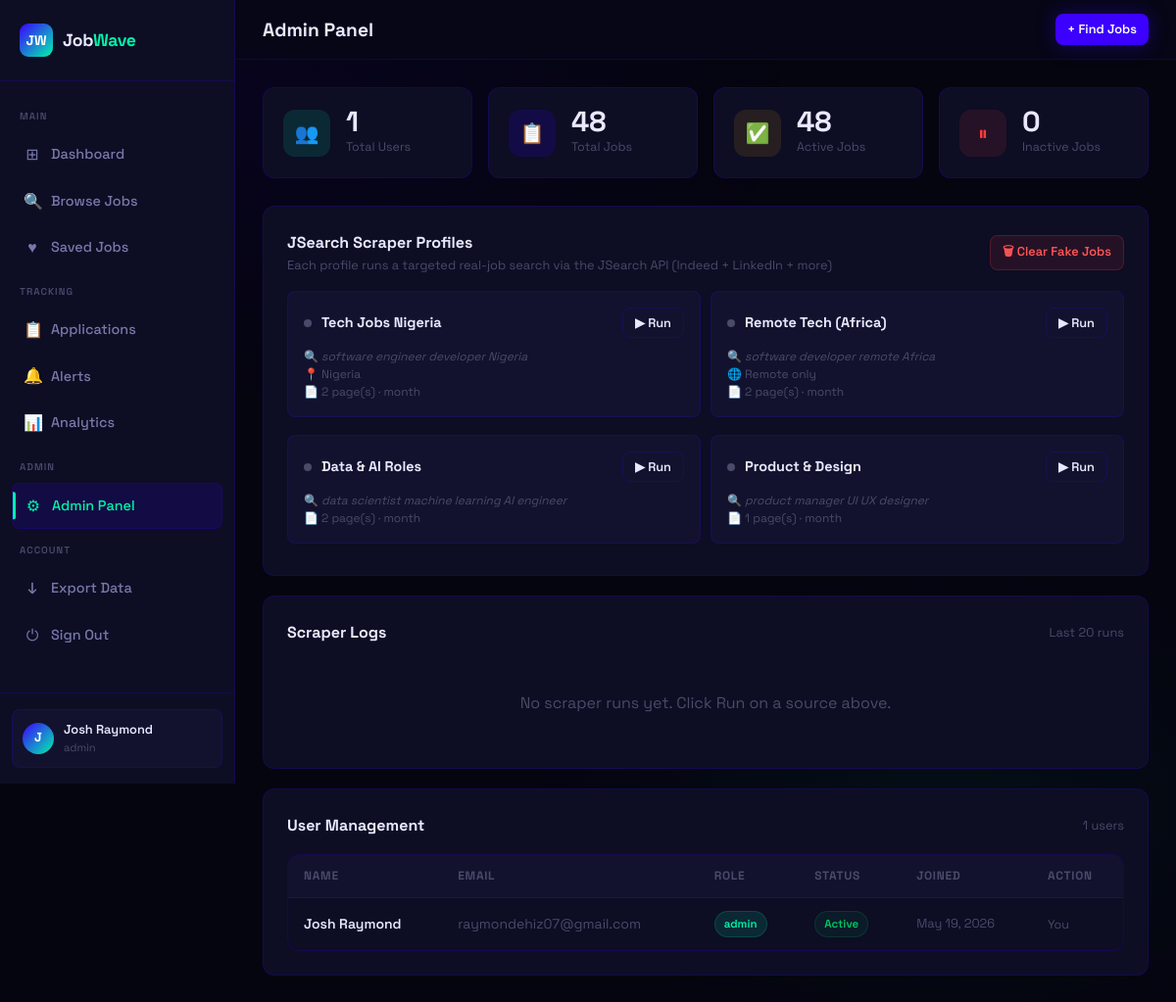
Page /admin (signed in) on the earlier database version.
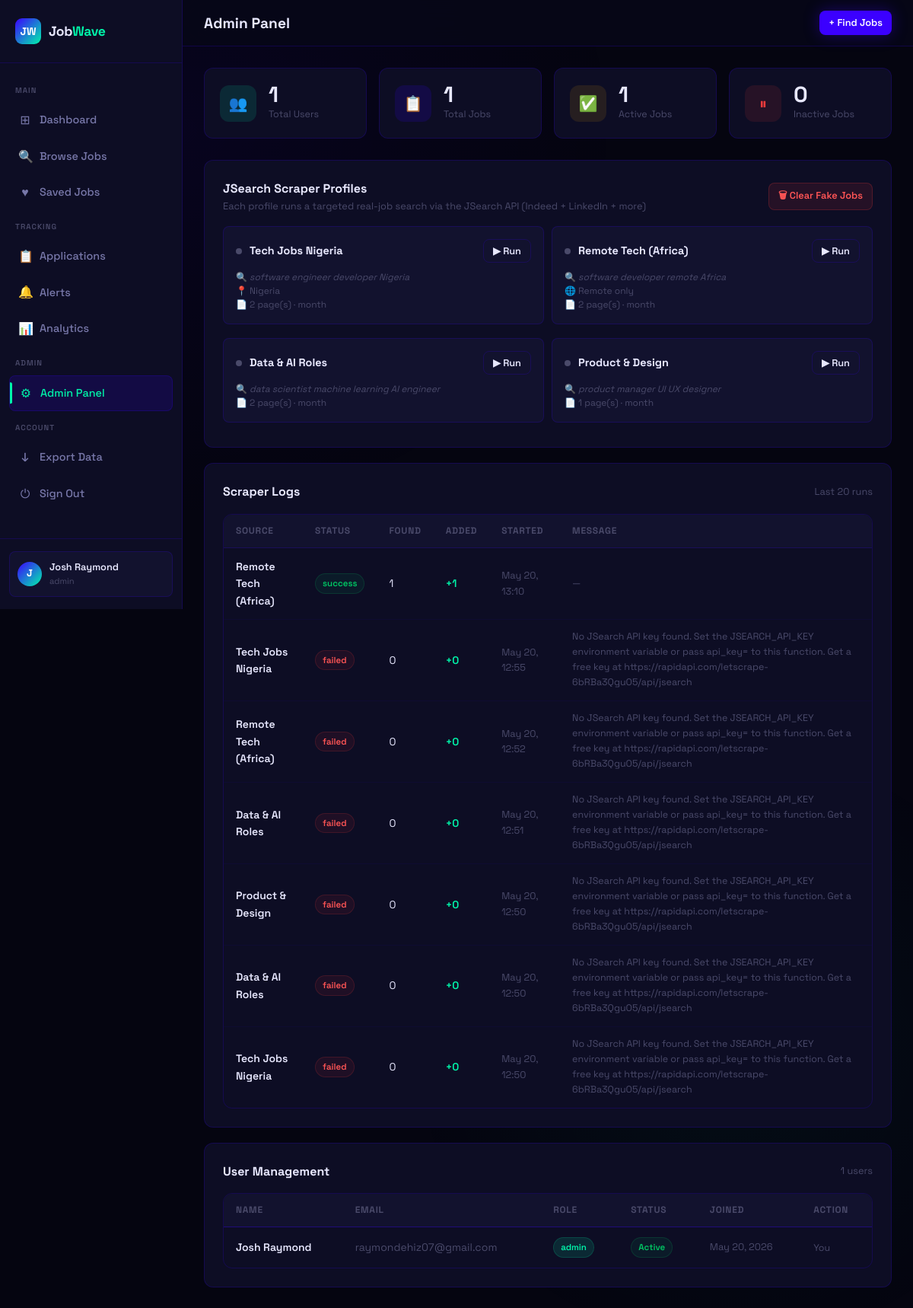
Same page on the later database version.
### app.py (models this page shows, shortened)
class User(db.Model):
    id = db.Column(db.Integer, primary_key=True)
    name = db.Column(db.String(120), nullable=False)
    email = db.Column(db.String(120), unique=True, nullable=False)
    password_hash = db.Column(db.String(256), nullable=False)
    role = db.Column(db.String(20), default='user')  # user | admin
    created_at = db.Column(db.DateTime, default=datetime.utcnow)
    is_active = db.Column(db.Boolean, default=True)
    saved_jobs = db.relationship('SavedJob', backref='user', lazy=True, cascade='all, delete-orphan')
    applications = db.relationship('Application', backref='user', lazy=True, cascade='all, delete-orphan')
    alerts = db.relationship('Alert', backref='user', lazy=True, cascade='all, delete-orphan')
    @property
    def is_authenticated(self): return True

class ScraperLog(db.Model):
    id = db.Column(db.Integer, primary_key=True)
    source = db.Column(db.String(100))
    status = db.Column(db.String(20))   # success | failed | running
    jobs_found = db.Column(db.Integer, default=0)
    jobs_added = db.Column(db.Integer, default=0)
    message = db.Column(db.Text)
    started_at = db.Column(db.DateTime, default=datetime.utcnow)
    ended_at = db.Column(db.DateTime)

### app.py (the view)
@app.route('/admin')
@login_required
@admin_required
def admin():
    from scrapers.jsearch_scraper import SEARCH_PROFILES
    users = User.query.order_by(User.created_at.desc()).all()
    logs = ScraperLog.query.order_by(ScraperLog.started_at.desc()).limit(20).all()
    total_jobs = Job.query.count()
    active_jobs = Job.query.filter_by(is_active=True).count()
    total_users = User.query.count()
    return render_template('admin.html', users=users, logs=logs,
                           total_jobs=total_jobs, active_jobs=active_jobs,
                           total_users=total_users,
                           scraper_profiles=SEARCH_PROFILES)

### app.py (called while the page is built)
@login_manager.user_loader
def load_user(user_id):
    return User.query.get(int(user_id))

def admin_required(f):
    @wraps(f)
    def decorated(*args, **kwargs):
        if not current_user.is_authenticated or current_user.role != 'admin':
            flash('Admin access required.', 'error')
            return redirect(url_for('dashboard'))
        return f(*args, **kwargs)
    return decorated

### templates/admin.html (shortened to what this page needs)
{% extends 'base.html' %}
{% block page_title %}Admin Panel{% endblock %}
{% block content %}
<div class="stagger">
  <div class="stats-grid">
    <div class="stat-card">
      <div class="stat-icon mint">👥</div>
      <div><div class="stat-value">{{ total_users }}</div><div class="stat-label">Total Users</div></div>
    </div>
    <div class="stat-card">
      <div class="stat-icon indigo">📋</div>
      <div><div class="stat-value">{{ total_jobs }}</div><div class="stat-label">Total Jobs</div></div>
    </div>
    <div class="stat-card">
      <div class="stat-icon amber">✅</div>
      <div><div class="stat-value">{{ active_jobs }}</div><div class="stat-label">Active Jobs</div></div>
    </div>
    <div class="stat-card">
      <div class="stat-icon red">⏸</div>
      <div><div class="stat-value">{{ total_jobs - active_jobs }}</div><div class="stat-label">Inactive Jobs</div></div>
    </div>
  </div>
  <div class="card" style="margin-bottom:20px;">
    <div class="section-header">
      <div>
        <div class="section-title">JSearch Scraper Profiles</div>
        <div class="section-sub">Each profile runs a targeted real-job search via the JSearch API (Indeed + LinkedIn + more)</div>
      </div>
      <button class="btn btn-danger btn-sm" id="clear-fake-btn">🗑 Clear Fake Jobs</button>
    </div>
    <div style="display:grid;grid-template-columns:repeat(auto-fill,minmax(280px,1fr));gap:10px;margin-top:12px;">
      {% for profile in scraper_profiles %}
      <div class="scraper-source" style="flex-direction:column;align-items:flex-start;gap:10px;padding:16px;">
        <div style="display:flex;align-items:center;justify-content:space-between;width:100%;">
          <div style="display:flex;align-items:center;gap:10px;">
            <div class="source-dot {% if api_key_set %}green{% else %}idle{% endif %}"></div>
            <div style="font-weight:700;font-size:0.9rem;">{{ profile.name }}</div>
          </div>
          <button class="btn btn-outline btn-sm run-scraper-btn" data-source="{{ profile.name }}" {% if not api_key_set %}title="Set JSEARCH_API_KEY first"{% endif %}>▶ Run</button>
        </div>
        <div style="font-size:0.75rem;color:var(--text-muted);line-height:1.5;">
          <div>🔍 <em>{{ profile.query }}</em></div>
          {% if profile.location %}<div>📍 {{ profile.location }}</div>{% endif %}
          {% if profile.get('remote_only') %}<div>🌐 Remote only</div>{% endif %}
          <div>📄 {{ profile.num_pages }} page(s) · {{ profile.date_posted }}</div>
        </div>
      </div>
      {% endfor %}
    </div>
  </div>
  <div class="card" style="margin-bottom:20px;">
    <div class="section-header">
      <div class="section-title">Scraper Logs</div>
      <span style="font-size:0.8rem;color:var(--text-muted);">Last 20 runs</span>
    </div>
    {% if logs %}
    <div class="table-wrap" style="margin-top:12px;">
      <table>
        <thead>
          <tr><th>Source</th><th>Status</th><th>Found</th><th>Added</th><th>Started</th><th>Message</th></tr>
        </thead>
        <tbody>
          {% for log in logs %}
          <tr>
            <td style="font-weight:600;">{{ log.source }}</td>
            <td>
              <span class="badge {% if log.status == 'success' %}badge-green{% elif log.status == 'failed' %}badge-red{% else %}badge-amber{% endif %}">
                {{ log.status }}
              </span>
            </td>
            <td>{{ log.jobs_found }}</td>
            <td style="color:var(--mint);font-weight:600;">+{{ log.jobs_added }}</td>
            <td style="color:var(--text-muted);font-size:0.8rem;">{{ log.started_at.strftime('%b %d, %H:%M') }}</td>
            <td style="font-size:0.78rem;color:var(--text-muted);">{{ log.message or '—' }}</td>
          </tr>
          {% endfor %}
        </tbody>
      </table>
    </div>
    {% else %}
    <div class="empty-state" style="padding:30px 0;"><div>No scraper runs yet. Click Run on a source above.</div></div>
    {% endif %}
  </div>
  <div class="card">
    <div class="section-header">
      <div class="section-title">User Management</div>
      <span style="font-size:0.8rem;color:var(--text-muted);">{{ users|length }} users</span>
    </div>
    <div class="table-wrap" style="margin-top:12px;">
      <table>
        <thead>
          <tr><th>Name</th><th>Email</th><th>Role</th><th>Status</th><th>Joined</th><th>Action</th></tr>
        </thead>
        <tbody>
          {% for user in users %}
          <tr>
            <td style="font-weight:600;">{{ user.name }}</td>
            <td style="color:var(--text-muted);">{{ user.email }}</td>
            <td>
              <span class="badge {% if user.role == 'admin' %}badge-mint{% else %}badge-gray{% endif %}">{{ user.role }}</span>
            </td>
            <td>
              <span class="badge {% if user.is_active %}badge-green{% else %}badge-red{% endif %}">
                {{ 'Active' if user.is_active else 'Inactive' }}
              </span>
            </td>
            <td style="color:var(--text-muted);font-size:0.8rem;">{{ user.created_at.strftime('%b %d, %Y') }}</td>
            <td>
              {% if user.id != current_user.id %}
              <button class="btn btn-outline btn-sm toggle-user-btn" data-user-id="{{ user.id }}">
                {{ 'Deactivate' if user.is_active else 'Activate' }}
              </button>
              {% else %}
              <span style="font-size:0.78rem;color:var(--text-muted);">You</span>
              {% endif %}
            </td>
          </tr>
          {% endfor %}
        </tbody>
      </table>
    </div>
  </div>
</div>
{% endblock %}

### templates/base.html (shortened to what this page needs)
<!DOCTYPE html>
<html lang="en">
<head>
  <link rel="stylesheet" href="{{ url_for('static', filename='css/style.css') }}">
</head>
<body>
{% if current_user.is_authenticated %}
<div class="wrapper">
  <aside class="sidebar">
    <div class="sidebar-logo">
      <div class="logo-mark">JW</div>
      <div class="logo-text">Job<span>Wave</span></div>
    </div>
    <nav class="sidebar-nav">
      <span class="nav-section-label">Main</span>
      <a href="{{ url_for('dashboard') }}" class="nav-link {% if request.endpoint == 'dashboard' %}active{% endif %}">
        <span class="nav-icon">⊞</span> Dashboard
      </a>
      <a href="{{ url_for('jobs') }}" class="nav-link {% if request.endpoint in ['jobs','job_detail'] %}active{% endif %}">
        <span class="nav-icon">🔍</span> Browse Jobs
      </a>
      <a href="{{ url_for('saved_jobs') }}" class="nav-link {% if request.endpoint == 'saved_jobs' %}active{% endif %}">
        <span class="nav-icon">♥</span> Saved Jobs
      </a>
      <span class="nav-section-label">Tracking</span>
      <a href="{{ url_for('applications') }}" class="nav-link {% if request.endpoint == 'applications' %}active{% endif %}">
        <span class="nav-icon">📋</span> Applications
      </a>
      <a href="{{ url_for('alerts') }}" class="nav-link {% if request.endpoint == 'alerts' %}active{% endif %}">
        <span class="nav-icon">🔔</span> Alerts
      </a>
      <a href="{{ url_for('analytics') }}" class="nav-link {% if request.endpoint == 'analytics' %}active{% endif %}">
        <span class="nav-icon">📊</span> Analytics
      </a>
      {% if current_user.role == 'admin' %}
      <span class="nav-section-label">Admin</span>
      <a href="{{ url_for('admin') }}" class="nav-link {% if request.endpoint == 'admin' %}active{% endif %}">
        <span class="nav-icon">⚙</span> Admin Panel
      </a>
      {% endif %}
      <span class="nav-section-label">Account</span>
      <a href="{{ url_for('export_jobs') }}" class="nav-link">
        <span class="nav-icon">↓</span> Export Data
      </a>
      <a href="{{ url_for('logout') }}" class="nav-link">
        <span class="nav-icon">⏻</span> Sign Out
      </a>
    </nav>
    <div class="sidebar-footer">
      <div class="user-card">
        <div class="user-avatar">{{ current_user.name[0].upper() }}</div>
        <div class="user-info">
          <div class="user-name">{{ current_user.name }}</div>
          <div class="user-role">{{ current_user.role }}</div>
        </div>
      </div>
    </div>
  </aside>
  <main class="main">
    <div class="topbar">
      <div style="display:flex;align-items:center;gap:12px;">
        <div class="topbar-title">
          <h1>{% block page_title %}Dashboard{% endblock %}</h1>
        </div>
      </div>
      <div class="topbar-actions">
        {% block topbar_actions %}
        <a href="{{ url_for('jobs') }}" class="btn btn-primary btn-sm">+ Find Jobs</a>
        {% endblock %}
      </div>
    </div>
    <div class="page-content">
      {% block content %}{% endblock %}
    </div>
  </main>
</div>
{% else %}
  {% block public_content %}{% endblock %}
{% endif %}
</body>
</html>

Differences in the rows shown:
changed User "Josh Raymond": created_at "May 19, 2026" → "May 20, 2026"
added ScraperLog: source "Remote Tech (Africa)", status "success", jobs_found "1", jobs_added "1", started_at "May 20, 13:10", message "—"
added ScraperLog: source "Tech Jobs Nigeria", status "failed", jobs_found "0", jobs_added "0", started_at "May 20, 12:55", message "No JSearch API key found. Set the JSEARCH_API_KEY environment variable or pass api_key= to this function. Get a free key at https://rapidapi.com/letscrape-6bRBa3QguO5/api/jsearch"
added ScraperLog: source "Remote Tech (Africa)", status "failed", jobs_found "0", jobs_added "0", started_at "May 20, 12:52", message "No JSearch API key found. Set the JSEARCH_API_KEY environment variable or pass api_key= to this function. Get a free key at https://rapidapi.com/letscrape-6bRBa3QguO5/api/jsearch"
added ScraperLog: source "Data & AI Roles", status "failed", jobs_found "0", jobs_added "0", started_at "May 20, 12:51", message "No JSearch API key found. Set the JSEARCH_API_KEY environment variable or pass api_key= to this function. Get a free key at https://rapidapi.com/letscrape-6bRBa3QguO5/api/jsearch"
added ScraperLog: source "Product & Design", status "failed", jobs_found "0", jobs_added "0", started_at "May 20, 12:50", message "No JSearch API key found. Set the JSEARCH_API_KEY environment variable or pass api_key= to this function. Get a free key at https://rapidapi.com/letscrape-6bRBa3QguO5/api/jsearch"
added ScraperLog: source "Data & AI Roles", status "failed", jobs_found "0", jobs_added "0", started_at "May 20, 12:50", message "No JSearch API key found. Set the JSEARCH_API_KEY environment variable or pass api_key= to this function. Get a free key at https://rapidapi.com/letscrape-6bRBa3QguO5/api/jsearch"
added ScraperLog: source "Tech Jobs Nigeria", status "failed", jobs_found "0", jobs_added "0", started_at "May 20, 12:50", message "No JSearch API key found. Set the JSEARCH_API_KEY environment variable or pass api_key= to this function. Get a free key at https://rapidapi.com/letscrape-6bRBa3QguO5/api/jsearch"
Other differences:
{{ total_jobs }}: "48" → "1"
{{ active_jobs }}: "48" → "1"
text no longer shown: "No scraper runs yet. Click Run on a source above."
text now shown: "SOURCE STATUS FOUND ADDED STARTED MESSAGE"
